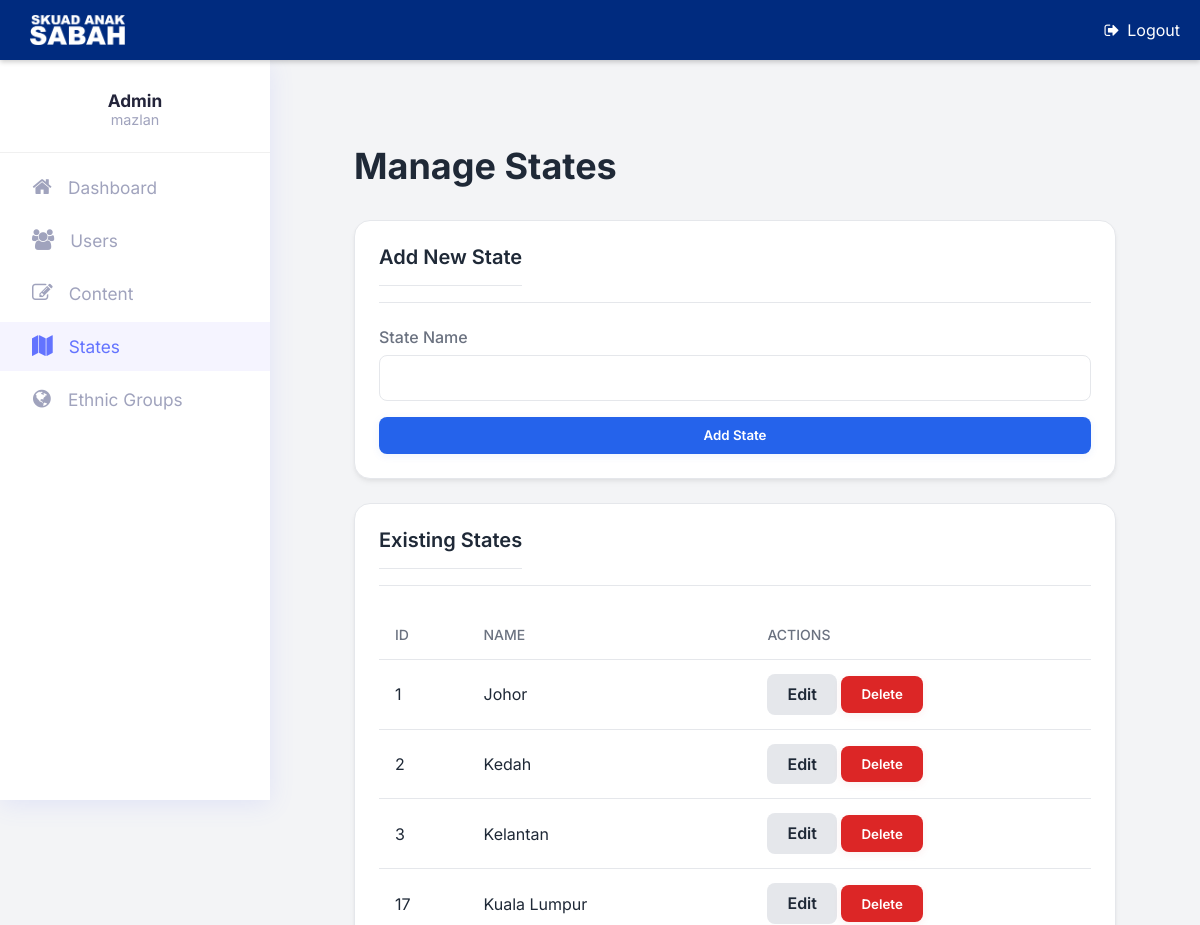
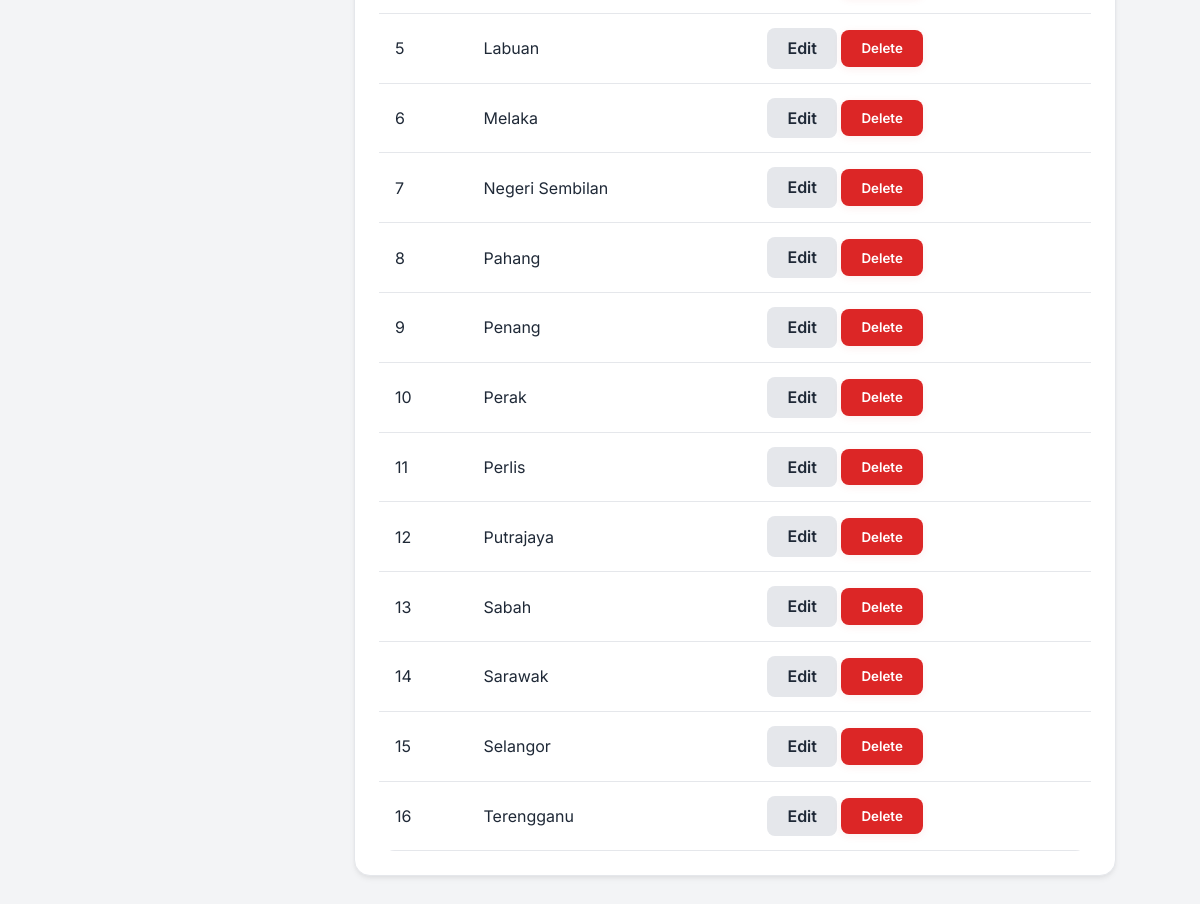
The app's page /admin/states.php (signed in) with its own data (2 pictures, top to bottom).
### tables this page shows
CREATE TABLE `states` (
  `id` int(11) NOT NULL,
  `name` varchar(100) NOT NULL
);

### app/models/StateManager.php (called while the page is built, shortened)
<?php
require_once ROOT_PATH . '/app/models/State.php';
class StateManager
{
    private PDO $conn;
    public function __construct(PDO $db_connection)
    {
        $this->conn = $db_connection;
    }
    public function getAll(): array
    {
        $sql = "SELECT id, name FROM states ORDER BY name ASC";
        $states_array = [];
        try {
            $stmt = $this->conn->query($sql);
            while ($row = $stmt->fetch(PDO::FETCH_ASSOC)) {
                $states_array[] = new State($row['id'], $row['name']);
            }
        } catch (PDOException $e) {
            return [];
        }
        return $states_array;
    }
}

### app/models/State.php (called while the page is built, shortened)
<?php
class State
{
    public function __construct(?int $id = null, ?string $name = null)
    {
        $this->id = $id;
        $this->name = $name;
    }
}

### admin/states.php (the view, shortened to what this page needs)
<?php
require_once ROOT_PATH . '/app/models/StateManager.php';
require_once ROOT_PATH . '/app/models/State.php';
$database = new Database();
$db = $database->connect();
$stateManager = new StateManager($db);
$editing_state = null;
$all_states = $stateManager->getAll();
include_once 'admin_header.php';
?>
<div class="dashboard-wrapper">
    <div class="header">
        <h1>Manage States</h1>
    </div>
    <div class="card">
        <div class="card-header">
            <span class="card-title"><?= $editing_state ? 'Edit State' : 'Add New State' ?></span>
        </div>
        <div class="card-body">
            <form action="states.php" method="POST">
                <div class="form-group">
                    <label for="name">State Name</label>
                    <input type="text" class="form-control" id="name" name="name" value="<?= htmlspecialchars($editing_state->name ?? '') ?>" required>
                </div>
                <button type="submit" class="btn btn-primary" style="width:100%"><?= $editing_state ? 'Update State' : 'Add State' ?></button>
            </form>
        </div>
    </div>
    <div class="card">
        <div class="card-header">
            <span class="card-title">Existing States</span>
        </div>
        <div class="card-body">
            <table>
                <thead>
                    <tr>
                        <th>ID</th>
                        <th>Name</th>
                        <th>Actions</th>
                    </tr>
                </thead>
                <tbody>
                    <?php if (empty($all_states)): ?>
                        <tr>
                            <td colspan="3" style="text-align:center;">No states found.</td>
                        </tr>
                    <?php else: ?>
                        <?php foreach ($all_states as $state): ?>
                            <tr>
                                <td><?= $state->id ?></td>
                                <td><?= htmlspecialchars($state->name) ?></td>
                                <td>
                                    <a href="states.php?action=edit&id=<?= $state->id ?>" class="btn btn-secondary">Edit</a>
                                    <form action="states.php" method="POST" style="display:inline;" onsubmit="return confirm('Are you sure you want to delete this item?');">
                                        <button type="submit" class="btn btn-danger">Delete</button>
                                    </form>
                                </td>
                            </tr>
                        <?php endforeach; ?>
                    <?php endif; ?>
                </tbody>
            </table>
        </div>
    </div>
</div>
<?php include_once 'admin_footer.php'; ?>

### admin/css/mkl_style.css (style rules this page uses)
:root { --font-primary: 'Inter', 'Quicksand', sans-serif; --sidebar-bg-light: #fff; --sidebar-bg-dark: #23243a; --sidebar-accent: #6373ff; --sidebar-text-light: #23243a; --sidebar-text-dark: #fff; --sidebar-icon-light: #a0a3bd; --sidebar-icon-dark: #a0a3bd; --sidebar-active-bg-light: #f5f4ff; --sidebar-active-bg-dark: #353657; --sidebar-active-text: var(--sidebar-accent); --sidebar-border-radius: 18px; }
* { font-family: var(--font-primary); box-sizing: border-box; vertical-align: middle; }
body { background: #e6e5eb; }

### records on screen
states: id "1", name "Johor"
states: id "2", name "Kedah"
states: id "3", name "Kelantan"
states: id "17", name "Kuala Lumpur"
states: id "5", name "Labuan"
states: id "6", name "Melaka"
states: id "7", name "Negeri Sembilan"
states: id "8", name "Pahang"
states: id "9", name "Penang"
states: id "10", name "Perak"
states: id "11", name "Perlis"
states: id "12", name "Putrajaya"
states: id "13", name "Sabah"
states: id "14", name "Sarawak"
states: id "15", name "Selangor"
states: id "16", name "Terengganu"

### other values on screen
$_SESSION['admin_username'] "mazlan"
$item[2] "Dashboard"
$item[2] "Users"
$item[2] "Content"
$item[2] "States"
$item[2] "Ethnic Groups"
